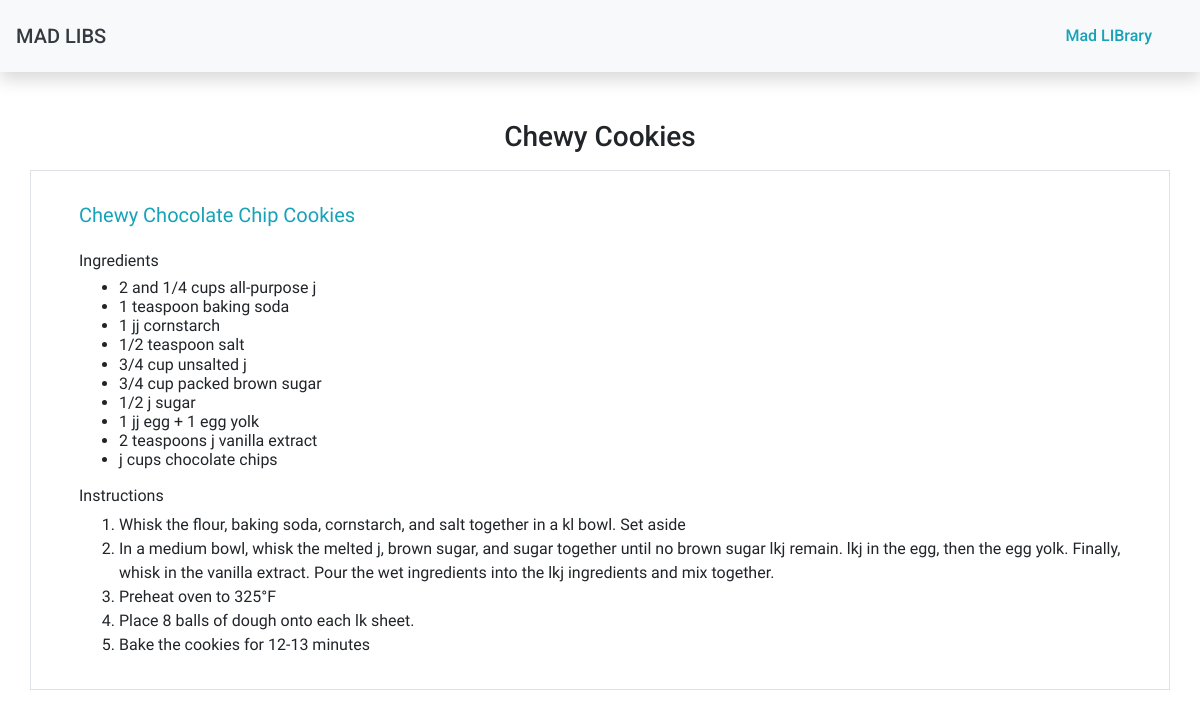
The app's page /home/cookies_result/ with its own data.
### list/models.py (models this page shows)
class CookieElement(models.Model):
    def __str__(self):
        return self.name
    name =  models.CharField(max_length=100, default="Chewy Cookies")
    field1 = models.CharField(max_length=500, default="")
    field2 = models.CharField(max_length=200, default="")
    field3 = models.CharField(max_length=200, default="")
    field4 = models.CharField(max_length=200, default="")
    field5 = models.CharField(max_length=200, default="")
    field6 = models.CharField(max_length=200, default="")
    field7 = models.CharField(max_length=200, default="")
    field8 = models.CharField(max_length=200, default="")
    field9 = models.CharField(max_length=200, default="")
    field10 = models.CharField(max_length=200, default="")
    field11 = models.CharField(max_length=200, default="")
    field12 = models.CharField(max_length=200, default="")
    field13 = models.CharField(max_length=200, default="")

### list/views.py (the view)
# urls.py: path('cookies_result/', views.cookies_result, name="cookies_results"),
def cookies_result(request):
    results = CookieElement.objects.all().last()
    return render(request, 'list/cookies-result.html', {'results': results})

### list/templates/list/cookies-result.html
{% extends 'list/base.html' %}
{% block body %}
    <div class="container py-5">
        <div class="row">
            <div class="col pb-2">
                <h3 class="text-center">{{ results }}</h3>
            </div>
        </div>
        <div class="row">
            <div class="col py-3 px-5 border">
                <h5 class="py-3 text-info story">Chewy Chocolate Chip Cookies</h5>
                <span class="story">
                    <h6>Ingredients<h6>
                        <ul>
                            <li>2 and 1/4 cups all-purpose {{ results.field1 }}</li>
                            <li>1 teaspoon baking soda</li>
                            <li>1  {{ results.field2 }} cornstarch</li>
                            <li>1/2 teaspoon salt</li>
                            <li>3/4 cup unsalted {{ results.field3 }}</li>
                            <li>3/4 cup packed brown sugar</li>
                            <li>1/2 {{ results.field4 }} sugar</li>
                            <li>1 {{ results.field5 }} egg + 1 egg yolk</li>
                            <li>2 teaspoons {{ results.field6 }} vanilla extract</li>
                            <li>{{ results.field7 }} cups chocolate chips</li>
                        </ul>
                        <h6>Instructions</h6>
                        <ol>
                            <li>Whisk the flour, baking soda, cornstarch, and salt together in a {{ results.field8 }} bowl. Set aside</li>
                            <li>In a medium bowl, whisk the melted {{ results.field9 }},
                                brown sugar, and sugar together until no brown sugar {{ results.field10 }} remain.
                                {{ results.field11 }} in the egg, then the egg yolk. Finally, whisk in the vanilla extract.
                                Pour the wet ingredients into the {{ results.field12 }} ingredients and mix together.</li>
                            <li>Preheat oven to 325°F</li>
                            <li>Place 8 balls of dough onto each {{ results.field13 }} sheet. </li>
                            <li>Bake the cookies for 12-13 minutes</li>
                        </ol>
                </span>
            </div>
        </div>
    </div>
{% endblock %}

### list/static/list/style.css (style rules this page uses)
body { font-family: 'Roboto', sans-serif !important; font-weight: 500 !important; }
.story { font-family: 'Chilanka', cursive !important; }

### records on screen
CookieElement: name "Chewy Cookies", field1 "j", field2 "jj", field3 "j", field4 "j", field5 "jj", field6 "j", field7 "j", field8 "kl", field9 "j", field10 "lkj", field11 "lkj", field12 "lkj", field13 "lk"
